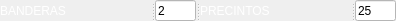
              <widget class="QSplitter" name="splitter_12">
               <property name="orientation">
                <enum>Qt::Horizontal</enum>
               </property>
               <widget class="QLabel" name="label_17">
                <property name="minimumSize">
                 <size>
                  <width>151</width>
                  <height>21</height>
                 </size>
                </property>
                <property name="maximumSize">
                 <size>
                  <width>151</width>
                  <height>16777215</height>
                 </size>
                </property>
                <property name="styleSheet">
                 <string notr="true">color: rgb(255, 255, 255);
font: 75 italic 8pt &quot;Arial&quot;;</string>
                </property>
                <property name="text">
                 <string>BANDERAS</string>
                </property>
               </widget>
               <widget class="QLineEdit" name="banderas">
                <property name="minimumSize">
                 <size>
                  <width>41</width>
                  <height>21</height>
                 </size>
                </property>
                <property name="maximumSize">
                 <size>
                  <width>41</width>
                  <height>21</height>
                 </size>
                </property>
                <property name="styleSheet">
                 <string notr="true">background-color: rgb(255, 255, 255);</string>
                </property>
                <property name="text">
                 <string>2</string>
                </property>
               </widget>
               <widget class="QLabel" name="label_30">
                <property name="minimumSize">
                 <size>
                  <width>151</width>
                  <height>21</height>
                 </size>
                </property>
                <property name="maximumSize">
                 <size>
                  <width>151</width>
                  <height>16777215</height>
                 </size>
                </property>
                <property name="styleSheet">
                 <string notr="true">color: rgb(255, 255, 255);
font: 75 italic 8pt &quot;Arial&quot;;</string>
                </property>
                <property name="text">
                 <string>PRECINTOS</string>
                </property>
               </widget>
               <widget class="QLineEdit" name="precintos">
                <property name="minimumSize">
                 <size>
                  <width>41</width>
                  <height>21</height>
                 </size>
                </property>
                <property name="maximumSize">
                 <size>
                  <width>41</width>
                  <height>21</height>
                 </size>
                </property>
                <property name="styleSheet">
                 <string notr="true">background-color: rgb(255, 255, 255);</string>
                </property>
                <property name="text">
                 <string>25</string>
                </property>
               </widget>
              </widget>
